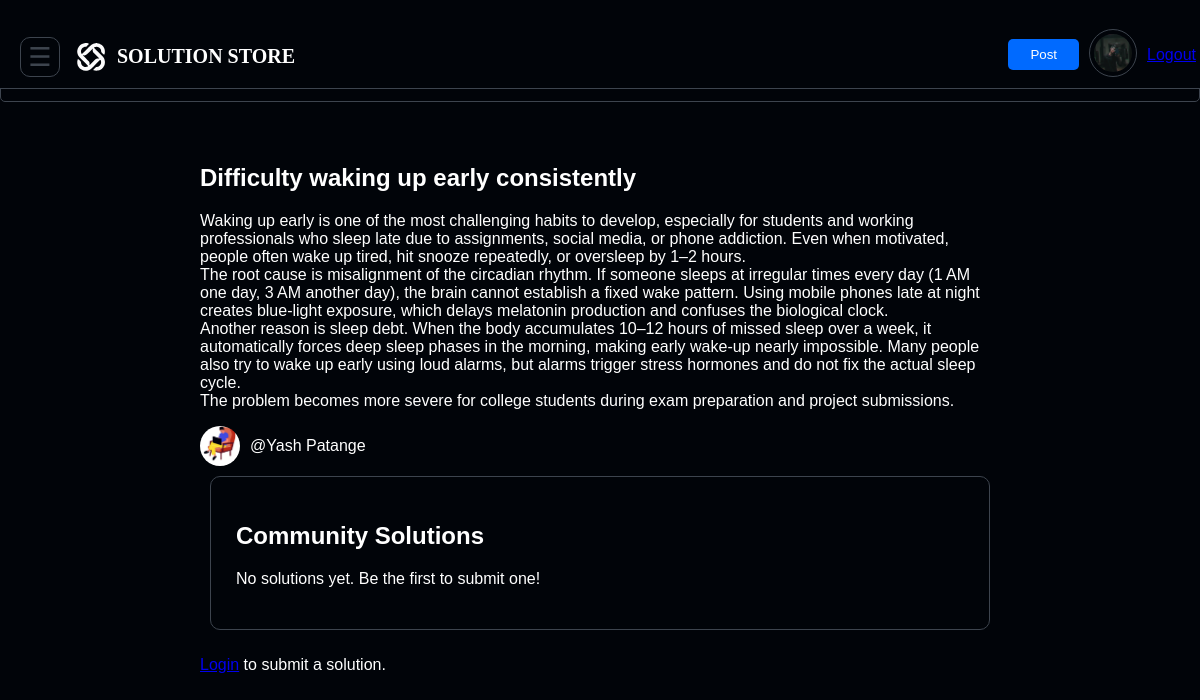
The app's page /problem.php?id=5 with its own data.
### tables this page shows
CREATE TABLE `problems` (
  `contentid` int(11) NOT NULL,
  `title` varchar(255) DEFAULT NULL,
  `description` text DEFAULT NULL,
  `reference_link` varchar(100) DEFAULT NULL,
  `tags` varchar(255) DEFAULT NULL,
  `user_id` int(11) DEFAULT NULL,
  `createdat` datetime DEFAULT NULL
);

CREATE TABLE `users` (
  `user_id` int(11) NOT NULL,
  `username` varchar(255) DEFAULT NULL,
  `email` varchar(255) DEFAULT NULL,
  `mono` varchar(15) DEFAULT NULL,
  `password` varchar(255) DEFAULT NULL,
  `bio` text DEFAULT NULL,
  `profilepicture` varchar(255) DEFAULT NULL
);

### problem.php (the view, shortened to what this page needs)
<?php
include 'db.php';
$content_id = (int)$_GET['id'];
$user_id = $_SESSION['user_id'] ?? null;
$stmt = $conn->prepare("
    SELECT p.*, u.username, u.profilepicture
    FROM problems p
    JOIN users u ON p.user_id = u.user_id
    WHERE p.contentid = ?
");
$stmt->bind_param("i", $content_id);
$stmt->execute();
$result = $stmt->get_result();
$problem = $result->fetch_assoc();
$sql2 = "
    SELECT s.solutionid, s.title AS sol_title, s.description AS sol_desc,
           s.mediaurl, s.solutionlink, u.username AS sol_user,
           (SELECT COUNT(*) FROM solution_upvotes su WHERE su.solutionid = s.solutionid) AS upvotes,
           EXISTS (SELECT 1 FROM solution_upvotes su WHERE su.solutionid = s.solutionid AND su.user_id = ?) AS already_upvoted
    FROM solutions s
    JOIN users u ON s.userid = u.user_id
    WHERE s.contentid = ?
    ORDER BY upvotes DESC, s.solutionid DESC
";
$stmt2 = $conn->prepare($sql2);
$stmt2->bind_param("ii", $user_id, $content_id);
$stmt2->execute();
$solutions = $stmt2->get_result();
?>
<!doctype html>
<html>
<head>
  <link rel="stylesheet" href="index.css">
  <link rel="stylesheet" href="navbar.css">
</head>
<body>
  <div class="navbar">
              <div class="left-icons">
                <button class="menu-icon" onclick="toggleSidebar()">☰</button>
                <img src="src/image.svg" alt="Logo" class="logo">
                <h2 class="wename">SOLUTION STORE</h2>
              </div>
              <div class="nav-right">
                <button class="post-btn" id="postBtn">Post</button>
                <a id="profilelink" href="#">
                  <img id="avatar" src="src/profile.jpg" alt="Avatar" class="profile-pic">
                </a>
                <a href="logout.php" class="logout-button">Logout</a>
              </div>
            </div>
    <h1 style="
    padding: 20px;
    font-family:-apple-system, BlinkMacSystemFont, 'Segoe UI', Helvetica, Arial, sans-serif, 'Apple Color Emoji', 'Segoe UI Emoji', 'Segoe UI Symbol';
    border: 1px solid rgb(61, 68, 78);
    text-align: center;
    border-radius: 5px;
  ">Problem Details</h1>
  <main class="container">
    <section class="problem-detail">
      <h1><?= htmlentities($problem['title']) ?></h1>
      <p><?= nl2br(htmlentities($problem['description'])) ?></p>
      <div class="author-info">
        <img src="<?= htmlentities($problem['profilepicture']) ?>" alt="@<?= htmlentities($problem['username']) ?>" class="avatar">
        <span>@<?= htmlentities($problem['username']) ?></span>
      </div>
    </section>
    <section class="problem-card">
      <h2>Community Solutions</h2>
      <?php if ($solutions->num_rows === 0): ?>
        <p>No solutions yet. Be the first to submit one!</p>
      <?php endif; ?>
    </section>
    <?php if ($user_id): ?>
    <section class="problem-card" id="newSolutionForm">
      <h3>Submit Your Solution</h3>
      <form class="problem-card" id="solutionForm">
        <input type="hidden" name="content_id" value="<?= $content_id ?>">
        <input type="text" name="title" placeholder="Solution Title" required>
        <textarea name="description" placeholder="Solution Description" required></textarea>
        <input type="url" name="media_url" placeholder="Media URL (optional)">
        <input type="url" name="solution_link" placeholder="Solution Link (optional)">
        <button type="submit">Post Solution</button>
      </form>
    </section>
    <?php else: ?>
      <p><a href="login.html">Login</a> to submit a solution.</p>
    <?php endif; ?>
  </main>
</body>
</html>

### index.css (style rules this page uses)
body { margin: 0; font-family: Arial; background-color:rgb(1,4,9); color: white; }
.problem-card { background-color: rgb(1,4,9); border: .5px solid rgb(61, 68, 78); padding: 25px; margin: 10px; border-radius: 10px; }

### navbar.css (style rules this page uses)
.container { display: flex; flex-direction: column; height: auto; }
.navbar { position: absolute; display: flex; width: 98%; justify-content: space-between; align-items: center; height: 27px; padding: 20px; background-color: rgb(1,4,9); border-bottom: 0.5px solid rgb(61, 68, 78); }
.navbar .left-icons, .navbar .nav-right { display: flex; align-items: center; gap: 10px; }
.menu-icon { margin-top: 5px; width: 40px; padding: 10px; height: 40px; background-color: transparent; color: rgb(61, 68, 78); font-size: 26px; border: 1px solid rgb(61, 68, 78); border-radius: 10px; display: flex; flex-direction: column; justify-content: center; align-items: center; gap: 6px; }
.logo { position: relative; width: 32px; padding-top: 4px; padding-left: 5px; }
.wename { font-size: 20px; margin-top: 20px; font-family: cursive; }
.post-btn { background: #006aff; color: white; border: none; padding: 8px 22px; border-radius: 5px; }
.profile-pic { width: 38px; height: 38px; padding: 4px; border: 1px solid rgb(61, 68, 78); border-radius: 50%; }

### problem.php (style rules this page uses)
.container { max-width: 800px; margin: auto; padding: 20px; }
.author-info { display: flex; align-items: center; margin-top: 10px; }
.author-info img.avatar { width: 40px; height: 40px; border-radius: 50%; margin-right: 10px; object-fit: cover; }
button { padding: 10px 20px; background: #007bff; color: white; border: none; border-radius: 4px; cursor: pointer; }

### records on screen
problems: title "Difficulty waking up early consistently", description "Waking up early is one of the most challenging habits to develop, especially for students and working professionals who sleep late due to assignments, social media, or phone addiction. Even when motivated, people often wake up tired, hit snooze repeatedly, or oversleep by 1–2 hours. The root cause is misalignment of the circadian rhythm. If someone sleeps at irregular times every day (1 AM one day, 3 AM another day), the brain cannot establish a fixed wake pattern. Using mobile phones late at night creates blue-light exposure, which delays melatonin production and confuses the biological clock. Another reason is sleep debt. When the body accumulates 10–12 hours of missed sleep over a week,…", user.profilepicture (picture), user.username "Yash Patange"
